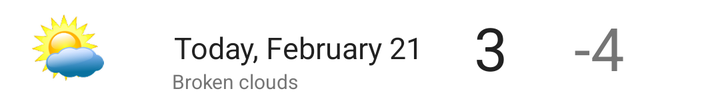
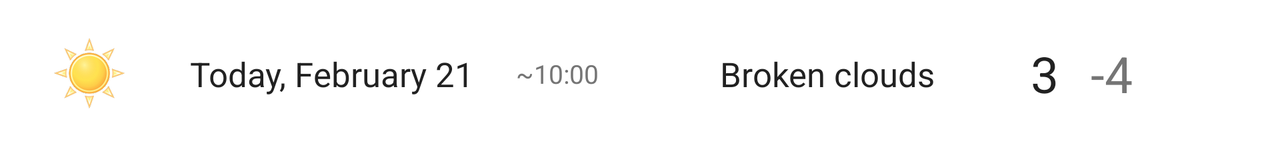

The same Android screen from two of the app's own layout files: first res/layout/ as a phone draws it, then the repository's variant for another configuration, drawn on a device whose configuration selects that folder. Both files follow.
<!-- AndroidManifest.xml: application theme AppTheme -->
<!-- res/layout/forecast_list_item.xml -->
<?xml version="1.0" encoding="utf-8"?>
<android.support.constraint.ConstraintLayout xmlns:android="http://schemas.android.com/apk/res/android"
    xmlns:app="http://schemas.android.com/apk/res-auto"
    xmlns:tools="http://schemas.android.com/tools"
    android:layout_width="match_parent"
    android:layout_height="wrap_content"
    android:background="@android:color/white"
    tools:layout_editor_absoluteY="81dp">

    <TextView
        android:id="@+id/tv_date"
        style="@style/WeatherListItem_Date"
        android:layout_width="wrap_content"
        android:layout_height="wrap_content"
        app:layout_constraintBottom_toBottomOf="parent"
        app:layout_constraintEnd_toEndOf="@+id/tv_weather"
        app:layout_constraintStart_toEndOf="@+id/tv_weather"
        app:layout_constraintTop_toTopOf="parent"
        tools:text="Today, February 21" />

    <TextView
        android:id="@+id/tv_weather"
        style="@style/WeatherListItem_Weather"
        android:layout_width="wrap_content"
        android:layout_height="wrap_content"
        android:layout_marginStart="86dp"
        app:layout_constraintStart_toStartOf="parent"
        app:layout_constraintTop_toBottomOf="@+id/tv_date"
        tools:text="Broken clouds"
        android:layout_marginLeft="86dp" />

    <ImageView
        android:id="@+id/img_weather"
        android:layout_width="wrap_content"
        android:layout_height="wrap_content"
        android:layout_marginStart="16dp"
        android:contentDescription="@string/forecast_list_item_imageview_description"
        app:layout_constraintBottom_toBottomOf="parent"
        app:layout_constraintStart_toStartOf="parent"
        app:layout_constraintTop_toTopOf="parent"
        tools:src="@drawable/sunny_clouds"
        android:layout_marginLeft="16dp" />

    <TextView
        android:id="@+id/tv_temp_high"
        style="@style/WeatherListItem_High_Temp"
        android:layout_width="wrap_content"
        android:layout_height="wrap_content"
        android:layout_marginEnd="106dp"
        app:layout_constraintBottom_toBottomOf="parent"
        app:layout_constraintEnd_toEndOf="parent"
        app:layout_constraintTop_toTopOf="parent"
        tools:text="3"
        android:layout_marginRight="106dp" />

    <TextView
        android:id="@+id/tv_temp_low"
        style="@style/WeatherListItem_Low_Temp"
        android:layout_width="wrap_content"
        android:layout_height="wrap_content"
        android:layout_marginEnd="49dp"
        android:layout_marginStart="51dp"
        app:layout_constraintBottom_toBottomOf="parent"
        app:layout_constraintEnd_toEndOf="parent"
        app:layout_constraintStart_toStartOf="@+id/tv_temp_high"
        app:layout_constraintTop_toTopOf="parent"
        tools:text="-4"
        android:layout_marginLeft="51dp"
        android:layout_marginRight="49dp" />
</android.support.constraint.ConstraintLayout>
<!-- resources referenced by this layout -->
<resources>
  <!-- drawable sunny_clouds: png bitmap (drawable-hdpi, 6492 bytes) -->
  <string name="forecast_list_item_imageview_description">This image mirrors the weather condition.</string>
  <style name="WeatherListItem_Date">
          <item name="android:textSize">15sp</item>
          <item name="android:textColor">@color/primary_text</item>
      </style>
  <style name="WeatherListItem_High_Temp">
          <item name="android:textSize">30sp</item>
          <item name="android:textColor">@color/primary_text</item>
      </style>
  <style name="WeatherListItem_Low_Temp" parent="WeatherListItem_High_Temp">
          <item name="android:textColor">@color/secondary_text</item>
      </style>
  <style name="WeatherListItem_Weather">
          <item name="android:textSize">10sp</item>
          <item name="android:textColor">@color/secondary_text</item>
      </style>
  <style name="AppTheme" parent="Theme.AppCompat.Light.DarkActionBar">
          
          <item name="colorPrimary">@color/primary</item>
          <item name="colorPrimaryDark">@color/primary_dark</item>
          <item name="colorAccent">@color/accent</item>
      </style>
  <color name="primary_text">#212121</color>
  <color name="secondary_text">#757575</color>
  <color name="primary">#2196F3</color>
  <color name="primary_dark">#1976D2</color>
  <color name="accent">#9E9E9E</color>
</resources>
<!-- res/layout-land/forecast_list_item.xml (the repository's variant of the layout above) -->
<!-- drawn on the phone turned sideways -->
<?xml version="1.0" encoding="utf-8"?>
<android.support.constraint.ConstraintLayout xmlns:android="http://schemas.android.com/apk/res/android"
    xmlns:app="http://schemas.android.com/apk/res-auto"
    xmlns:tools="http://schemas.android.com/tools"
    android:layout_width="match_parent"
    android:layout_height="wrap_content"
    android:background="@android:color/white"
    android:padding="10dp"
    tools:layout_editor_absoluteY="73dp">

    <TextView
        android:id="@+id/tv_date"
        style="@style/WeatherListItem_Date"
        android:layout_width="wrap_content"
        android:layout_height="wrap_content"
        android:layout_marginBottom="8dp"
        android:layout_marginEnd="8dp"
        android:layout_marginStart="16dp"
        android:layout_marginTop="8dp"
        app:layout_constraintBottom_toBottomOf="parent"
        app:layout_constraintEnd_toStartOf="@+id/guideline10"
        app:layout_constraintHorizontal_bias="0.17"
        app:layout_constraintStart_toEndOf="@+id/img_weather"
        app:layout_constraintTop_toTopOf="parent"
        tools:text="Today, February 21" />

    <TextView
        android:id="@+id/tv_hour"
        style="@style/WeatherListItem_Weather"
        android:layout_width="wrap_content"
        android:layout_height="wrap_content"
        android:layout_marginBottom="8dp"
        android:layout_marginEnd="8dp"
        android:layout_marginStart="8dp"
        android:layout_marginTop="8dp"
        app:layout_constraintBottom_toBottomOf="parent"
        app:layout_constraintEnd_toStartOf="@+id/guideline10"
        app:layout_constraintStart_toEndOf="@+id/tv_date"
        app:layout_constraintTop_toTopOf="parent"
        tools:text="~10:00" />

    <TextView
        android:id="@+id/tv_weather"
        style="@style/WeatherListItem_Date"
        android:layout_width="wrap_content"
        android:layout_height="wrap_content"
        android:layout_marginBottom="8dp"
        android:layout_marginEnd="8dp"
        android:layout_marginStart="32dp"
        android:layout_marginTop="8dp"
        app:layout_constraintBottom_toBottomOf="parent"
        app:layout_constraintEnd_toEndOf="parent"
        app:layout_constraintHorizontal_bias="0.05"
        app:layout_constraintStart_toStartOf="@+id/guideline10"
        app:layout_constraintTop_toTopOf="parent"
        tools:text="Broken clouds" />

    <ImageView
        android:id="@+id/img_weather"
        android:layout_width="wrap_content"
        android:layout_height="wrap_content"
        android:layout_marginBottom="8dp"
        android:layout_marginStart="16dp"
        android:layout_marginTop="8dp"
        android:contentDescription="@string/forecast_list_item_imageview_description"
        app:layout_constraintBottom_toBottomOf="parent"
        app:layout_constraintStart_toStartOf="parent"
        app:layout_constraintTop_toTopOf="parent"
        tools:src="@drawable/sun" />

    <TextView
        android:id="@+id/tv_temp_high"
        style="@style/WeatherListItem_High_Temp"
        android:layout_width="wrap_content"
        android:layout_height="wrap_content"
        android:layout_marginBottom="8dp"
        android:layout_marginEnd="12dp"
        android:layout_marginStart="8dp"
        android:layout_marginTop="8dp"
        app:layout_constraintBottom_toBottomOf="parent"
        app:layout_constraintEnd_toEndOf="parent"
        app:layout_constraintHorizontal_bias="0.31"
        app:layout_constraintStart_toEndOf="@+id/tv_weather"
        app:layout_constraintTop_toTopOf="parent"
        tools:text="3" />

    <TextView
        android:id="@+id/tv_temp_low"
        style="@style/WeatherListItem_Low_Temp"
        android:layout_width="wrap_content"
        android:layout_height="wrap_content"
        android:layout_marginBottom="8dp"
        android:layout_marginEnd="8dp"
        android:layout_marginStart="16dp"
        android:layout_marginTop="8dp"
        app:layout_constraintBottom_toBottomOf="parent"
        app:layout_constraintEnd_toEndOf="parent"
        app:layout_constraintHorizontal_bias="0.0"
        app:layout_constraintStart_toEndOf="@+id/tv_temp_high"
        app:layout_constraintTop_toTopOf="parent"
        tools:text="-4" />

    <android.support.constraint.Guideline
        android:id="@+id/guideline10"
        android:layout_width="wrap_content"
        android:layout_height="wrap_content"
        android:orientation="vertical"
        app:layout_constraintGuide_percent="0.5" />

</android.support.constraint.ConstraintLayout>
<!-- resources referenced by the variant -->
<!-- as the phone turned sideways resolves them -->
<resources>
  <!-- drawable sun: png bitmap (drawable-hdpi, 5258 bytes) -->
  <string name="forecast_list_item_imageview_description">This image mirrors the weather condition.</string>
  <!-- from res/values-land/ -->
  <style name="WeatherListItem_Date">
          <item name="android:textSize">17sp</item>
          <item name="android:textColor">@color/primary_text</item>
      </style>
  <!-- from res/values-land/ -->
  <style name="WeatherListItem_High_Temp">
          <item name="android:textSize">25sp</item>
          <item name="android:textColor">@color/primary_text</item>
      </style>
  <!-- from res/values-land/ -->
  <style name="WeatherListItem_Low_Temp" parent="WeatherListItem_High_Temp">
          <item name="android:textColor">@color/secondary_text</item>
      </style>
  <!-- from res/values-land/ -->
  <style name="WeatherListItem_Weather">
          <item name="android:textSize">13sp</item>
          <item name="android:textColor">@color/secondary_text</item>
      </style>
  <!-- from res/values-land/ -->
  <style name="AppTheme" parent="Theme.AppCompat.Light.DarkActionBar">
          
          <item name="colorPrimary">@color/primary</item>
          <item name="colorPrimaryDark">@color/primary_dark</item>
          <item name="colorAccent">@color/accent</item>
          
          <item name="preferenceTheme">@style/PreferenceThemeOverlay</item>
      </style>
  <!-- from res/values-land/ -->
  <color name="primary_text">#212121</color>
  <!-- from res/values-land/ -->
  <color name="secondary_text">#757575</color>
  <!-- from res/values-land/ -->
  <color name="primary">#2196F3</color>
  <!-- from res/values-land/ -->
  <color name="primary_dark">#1976D2</color>
  <!-- from res/values-land/ -->
  <color name="accent">#9E9E9E</color>
</resources>
